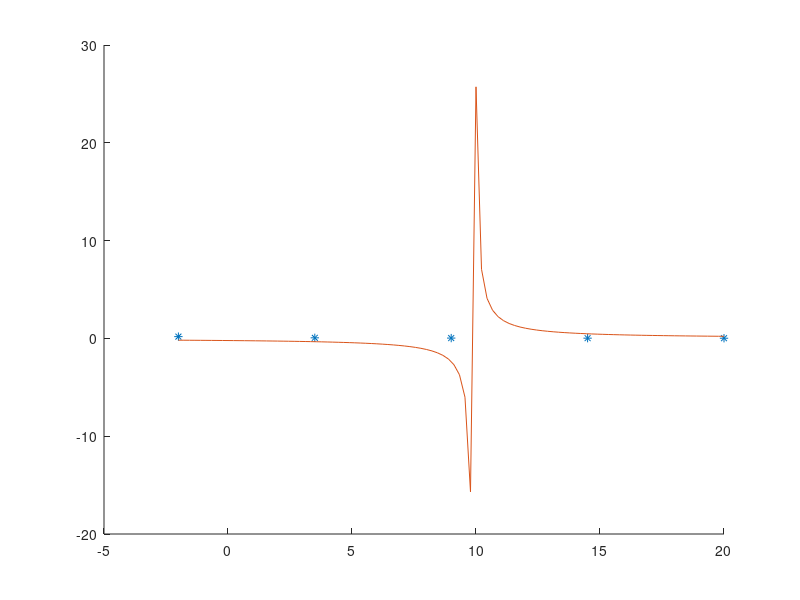

MATLAB code for this plot:
% y = 1 / mx + b
% 1/y = mx+b
% Y = 1/y, X = x, ai = m, ao = b
% Y = ai*X + ao
x = [-2.0,3.5,9.0,14.5,20.0];
y = [0.182,0.059,0.033,0.024,0.019];
Y = 1./y;
p = polyfit(Y,x,1);
hold on

plot(x,y,'*')
fx = linspace(min(x),max(x));
fy = (p(1).*fx + p(2));
Fy = 1./fy;
plot(fx,Fy)